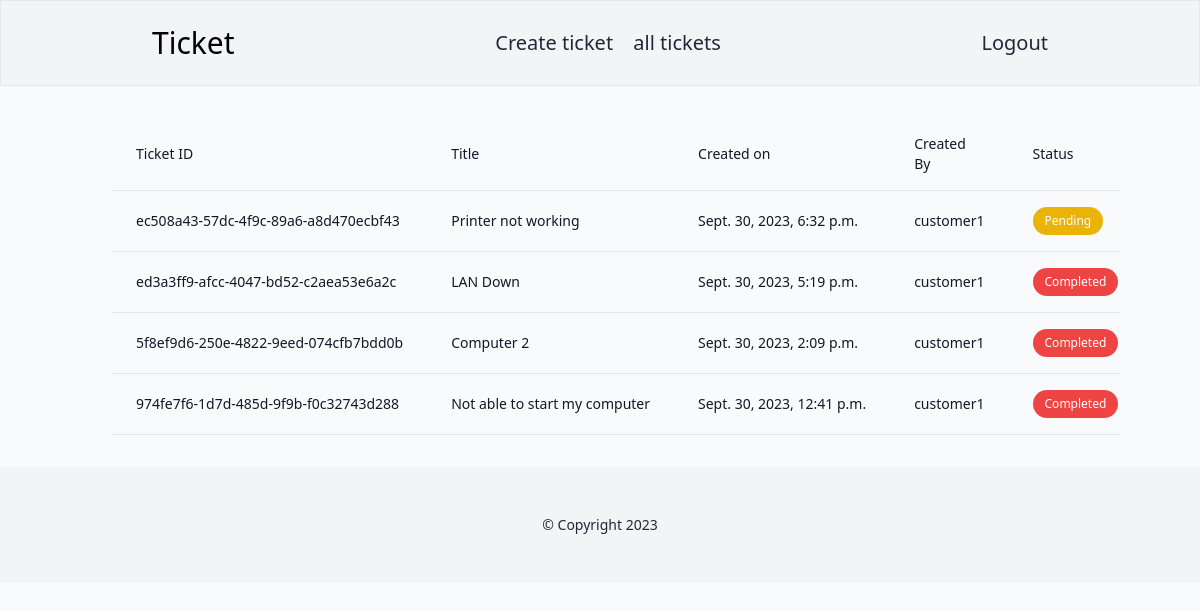
/ticket/all-tickets/ (signed in), run on an earlier commit of the app's database.
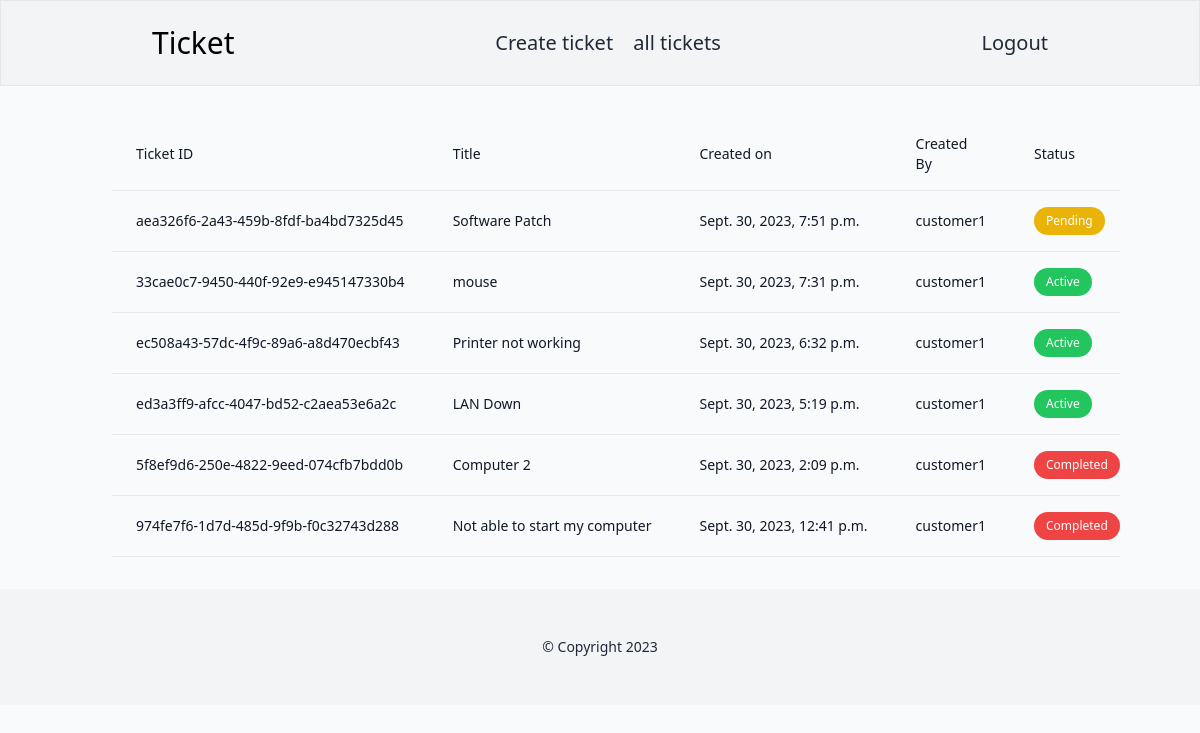
And on a later commit of the database.
### ticket/models.py (models this page shows, shortened)
class Ticket(models.Model):
    status_choices=(
        ('Active','Active'),
        ('Completed','Completed'),
        ('Pending','Pending')
    )
    ticket_number=models.UUIDField(default=uuid.uuid4)
    title=models.CharField(max_length=100)
    description=models.TextField()
    created_by=models.ForeignKey(User,on_delete=models.CASCADE, related_name='created_by')
    date_created=models.DateTimeField(auto_now_add=True)
    assigned_to=models.ForeignKey(User,on_delete=models.DO_NOTHING,null=True, blank=True)
    is_resolved=models.BooleanField(default=False)
    accepted_date=models.DateTimeField(null=True, blank=True)
    closed_date=models.DateTimeField(null=True,blank=True)
    ticket_status=models.CharField(max_length=15, choices=status_choices)

### users/models.py (models this page shows)
class User(AbstractUser):
    is_customer=models.BooleanField(default=False)
    is_engineer=models.BooleanField(default=False)
    def __str__(self):
        return self.username

### ticket/views.py (the view)
# urls.py: path('all-tickets/', all_tickets, name='all-tickets'),
def all_tickets(request):
    tickets=Ticket.objects.filter(created_by=request.user).order_by('-date_created')
    return render(request,'ticket/all_tickets.html',{'tickets':tickets})

### templates/ticket/all_tickets.html (shortened to what this page needs)
{% extends 'base.html' %}
{% block content %}
<div class="container mx-auto p-6">
  <div class="flex flex-col">
      <div class="overflow-x-auto sm:-mx-6 lg:-mx-8">
          <div class="py-2 inline-block min-w-full sm:px-6 lg:px-8">
              <div class="overflow-hidden">
                  <table class="min-w-full">
                      <thead class="border-b">
                          <tr>
                              <th scope="col" class="text-sm font-medium text-gray-900 px-6 py-4 text-left">Ticket ID</th>
                              <th scope="col" class="text-sm font-medium text-gray-900 px-6 py-4 text-left">Title</th>
                              <th scope="col" class="text-sm font-medium text-gray-900 px-6 py-4 text-left">Created on</th>
                              <th scope="col" class="text-sm font-medium text-gray-900 px-6 py-4 text-left">Created By</th>
                              <th scope="col" class="text-sm font-medium text-gray-900 px-6 py-4 text-left">Status</th>
                          </tr>
                      </thead>
                      <tbody>
                          {% for ticket in tickets %}
                          <tr class="border-b">
                              <td class="px-6 py-4 whitespace-nowrap text-sm font-medium text-gray-900">{{ticket.ticket_number}}</td>
                              <td class="text-sm text-gray-900 font-light px-6 py-4 whitespace-nowrap">{{ticket.title}}</td>
                              <td class="text-sm text-gray-900 font-light px-6 py-4 whitespace-nowrap">{{ticket.date_created}}</td>
                              <td class="text-sm text-gray-900 font-light px-6 py-4 whitespace-nowrap">{{ticket.created_by}}</td>
                              <td class="text-sm text-gray-900 font-light px-6 py-4 whitespace-nowrap">
                              {% if ticket.ticket_status == 'Active' %}
                              <span class="inline-flex items-center gap-1.5 py-1.5 px-3 rounded-full text-xs font-medium bg-green-500 text-white">Active</span>
                                  {% elif ticket.ticket_status == 'Pending' %}
                                  <span class="inline-flex items-center gap-1.5 py-1.5 px-3 rounded-full text-xs font-medium bg-yellow-500 text-white">Pending</span>
                                  {% elif ticket.ticket_status == 'Completed' %}
                                  <span class="inline-flex items-center gap-1.5 py-1.5 px-3 rounded-full text-xs font-medium bg-red-500 text-white">Completed</span>
                                  {% endif %}
                              </td>
                          </tr>
                          {% endfor %}
                      </tbody>
                  </table>
              </div>
          </div>
      </div>
  </div>
</div>
{% endblock %}

### templates/base.html (shortened to what this page needs)
<!DOCTYPE html>
<html lang="en">
<head>
    <script src="https://cdn.tailwindcss.com"></script>
</head>
<body class="bg-slate-50">
    <header class="bg-gray-100 border border-solid border-gray-200 z-10 sticky p-6">
        <nav class="max-w-4xl mx-auto flex items-center justify-between">
            <div class="">
                <a href="/" class="text-3xl">Ticket</a>
            </div>
            <div class="space-x-6 ">
                {% if request.user.is_customer %}
                <div class="space-x-4">
                <a href="{% url 'create-ticket' %}" class="text-gray-800 text-xl hover:text-gray-600">Create ticket</a>
                <a href="{% url 'all-tickets' %}" class="text-gray-800 text-xl hover:text-gray-600">all tickets</a>
                </div>
                {% endif %}
            </div>
            <div class="space-x-6 ">
                {% if request.user.is_authenticated %}
                <a href="{% url 'logout' %}" class="text-gray-800 text-xl hover:text-gray-600">Logout</a>
                {% else %}
                <a href="{% url 'login' %}" class="text-gray-800 text-xl hover:text-gray-600">Login</a>
                <a href="{% url 'register-customer' %}" class="text-gray-800 text-xl hover:text-gray-600">Register</a>
                {% endif %}
            </div>
    </header>
    {% block content %}
    {% endblock %}
    <footer class="bg-gray-100 p-6">
        <div class="max-w-4xl mx-auto">
            <p class="text-sm text-gray-800 text-center m-6">&copy; Copyright <span class="">{% now 'Y'%}</span></p>
        </div>
    </footer>
</body>
</html>

What changed in the data, as far as the page shows it:
added Ticket: ticket_number "aea326f6-2a43-459b-8fdf-ba4bd7325d45", title "Software Patch", date_created "Sept. 30, 2023, 7:51 p.m.", created_by "customer1", ticket_status "Pending"
added Ticket: ticket_number "33cae0c7-9450-440f-92e9-e945147330b4", title "mouse", date_created "Sept. 30, 2023, 7:31 p.m.", created_by "customer1", ticket_status "Active"
changed Ticket "ec508a43-57dc-4f9c-89a6-a8d470ecbf43": ticket_status "Pending" → "Active"
changed Ticket "ed3a3ff9-afcc-4047-bd52-c2aea53e6a2c": ticket_status "Completed" → "Active"
